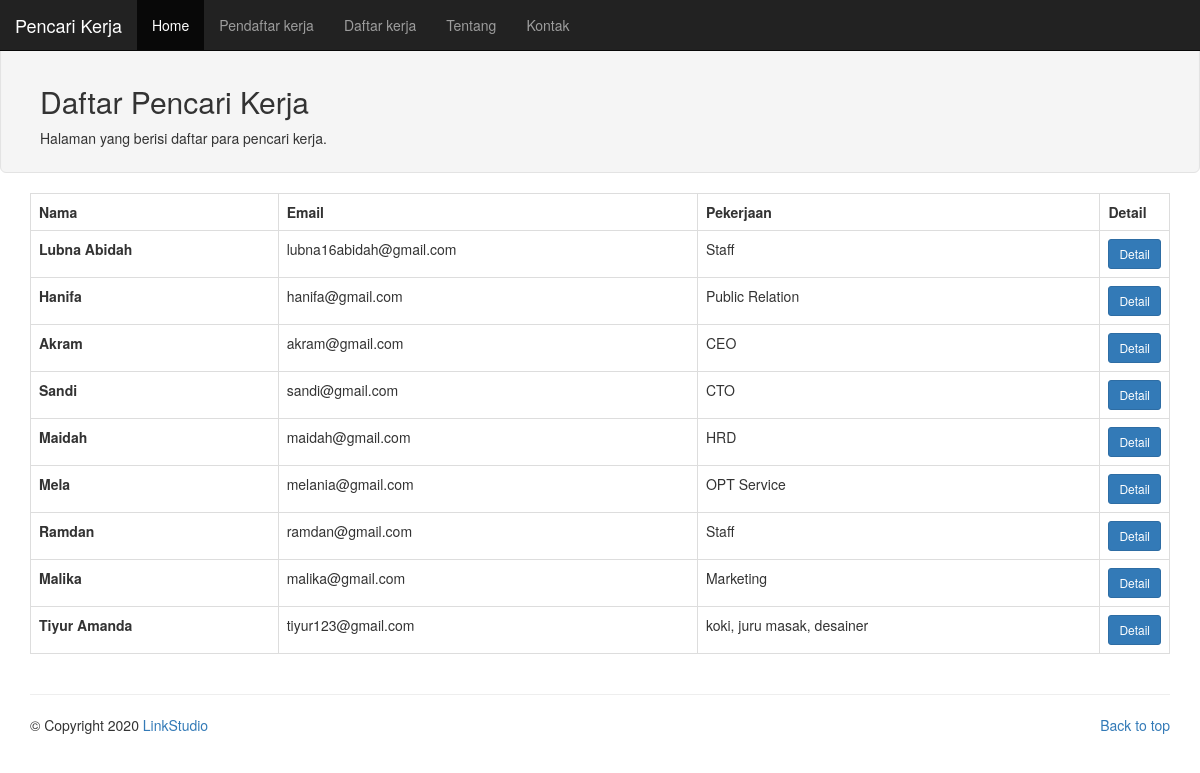
Page /index.php/pendaftarkerja on the committed database.
### tables this page shows
CREATE TABLE IF NOT EXISTS `pendaftar` (
  `id` int(11) NOT NULL AUTO_INCREMENT,
  `nama` varchar(255) NOT NULL,
  `email` varchar(255) NOT NULL,
  `alamat` text NOT NULL,
  `pekerjaan` text NOT NULL,
  `resume` longtext NOT NULL,
  PRIMARY KEY (`id`)
);

### application/controllers/Pendaftarkerja.php (called while the page is built, shortened)
<?php
class Pendaftarkerja extends CI_Controller {
	public function index(){
		$this->load->model("pendaftar");
		$data = array(
			'pendaftar' => $this->pendaftar->get()
		);
		$this->load->view("template/header");
		$this->load->view("pendaftarkerja", $data);
		$this->load->view("template/footer");
	}
}

### index.php (called while the page is built, shortened)
<?php
require_once BASEPATH.'core/CodeIgniter.php';

### application/models/pendaftar.php (called while the page is built, shortened)
<?php
class Pendaftar extends CI_Model {
	public function get(){
		return $this->db->get("pendaftar")->result();
	}
}

### application/views/pendaftarkerja.php (the view)
<div class="well well-lg">
	<div class="container">
		<h2>Daftar Pencari Kerja</h2>
		<span>Halaman yang berisi daftar para pencari kerja.</span>
	</div>
</div>
<div class="container">
	<table class="table table-bordered table-hover">
		<tr>
			<th>Nama</th>
			<th>Email</th>
			<th>Pekerjaan</th>
			<th width="1">Detail</th>
		</tr>
		<?php
		foreach($pendaftar as $pencari) {
			?>
			<tr>
				<td>
					<b><?php echo $pencari->nama; ?></b>
				</td>
				<td>
					<?php echo $pencari->email; ?>
				</td>
				<td>
					<?php echo $pencari->pekerjaan; ?>
				</td>
				<td>
					<a href="<?php echo site_url("pendaftarkerja/detail/" . $pencari->id); ?>" class= "btn btn-block btn-primary btn-sm">Detail</a>
				</td>
			</tr>
		<?php
		}
		?>
	</table>
</div>

### rows in the picture
pendaftar: nama "Lubna Abidah", email "lubna16abidah@gmail.com", pekerjaan "Staff"
pendaftar: nama "Hanifa", email "hanifa@gmail.com", pekerjaan "Public Relation"
pendaftar: nama "Akram", email "akram@gmail.com", pekerjaan "CEO"
pendaftar: nama "Sandi", email "sandi@gmail.com", pekerjaan "CTO"
pendaftar: nama "Maidah", email "maidah@gmail.com", pekerjaan "HRD"
pendaftar: nama "Mela", email "melania@gmail.com", pekerjaan "OPT Service"
pendaftar: nama "Ramdan", email "ramdan@gmail.com", pekerjaan "Staff"
pendaftar: nama "Malika", email "malika@gmail.com", pekerjaan "Marketing"
pendaftar: nama "Tiyur Amanda", email "tiyur123@gmail.com", pekerjaan "koki, juru masak, desainer"
